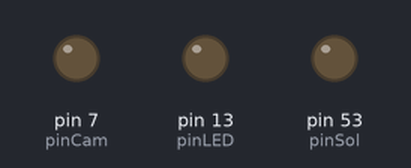
Recording of a sketch running on a simulated Arduino Mega 2560, built with avr-gcc and run on an emulated ATmega2560. Shown: output pins drawn as LEDs (lit = HIGH).

Above: at 0.2 s.
At 16.55 s:
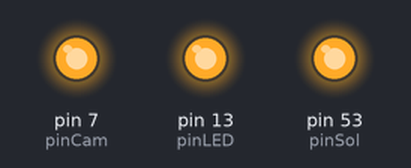
At 33.05 s:
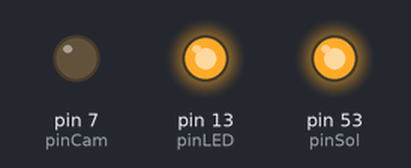
Timing chart, 0 to 34.6 s (numbered marks = the images above):
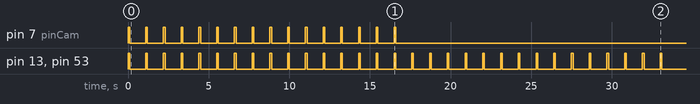

The sketch:

habituationA.ino
```cpp
/*
  Arduino program to control high speed camera, LED light, and solenoid (trigger stimulus) during habituation
  experiment.

  Send out 30 total signals.
  First 15 signals will simultaneously turn on camera, LED light, and solenoid (trigger stimulus) - for one second.
  Next 15 signals (16-30) will simultaneously turn on LED light and solenoid - for one second.

  Created 13 July 2014 by Victoria Norton
*/

const int pinCam = 7;                   //pin the camera is connected to
const int pinSol = 53;                  //pin the solenoid is connected to
const int pinLED = 13;                  //pin the LED light is connected to

void setup()

{  pinMode(pinCam, OUTPUT);              //sets the 'pinCam' as output pin
  pinMode(pinSol , OUTPUT);             //sets the 'pinStim' as output pin
  pinMode(pinLED, OUTPUT);              //sets the 'pinLED' as output pin
}

void loop()
{
  for(int i = 0; i < 31; i++)
  {
    if(i < 16)
    {
        digitalWrite(pinCam, HIGH);     //turns camera on
        digitalWrite(pinLED, HIGH);     //turns LED on
        digitalWrite(pinSol, HIGH);     //turns stimulus on

        delay(100);                     //keeps on for a msec

        digitalWrite(pinCam, LOW);      //turns camera off
        digitalWrite(pinLED, LOW);      //turns LED off
        analogWrite(pinSol, LOW);       //turns stimulus off

        delay(1000);                    //turns off for a second
    }
    else
    {
        digitalWrite(pinLED, HIGH);     //turns LED on
        digitalWrite(pinSol, HIGH);     //turns stimulus on

        delay(100);                     //keeps on for a msec

        digitalWrite(pinLED, LOW);      //turns LED off
        analogWrite(pinSol, LOW);       //turns stimulus off

        delay(1000);                    //turns off for a second
    }
  }
  delay(90000);
}
```

Measured:
- by itself, pin 7 (pinCam): alternates HIGH for 0.10 s and LOW for 1.0 s, 32 changes in all, then stays LOW
- by itself, pin 13 (pinLED), pin 53 (pinSol): alternates HIGH for 0.10 s and LOW for 1.0 s, 62 changes in all, then stays LOW
